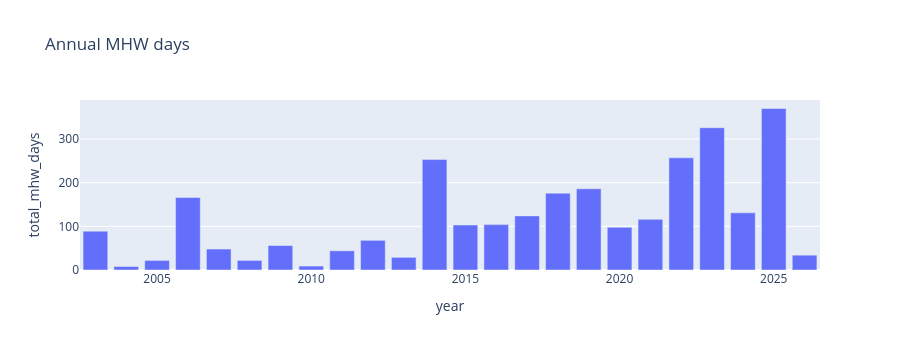

Notebook source saved alongside this figure:
### Code cell
fig = px.bar(mhw_annual, x="year", y="total_mhw_days", title="Annual MHW days")
fig.update_layout(height=350)
fig.show()

### Figure 1 — Plotly figure (JSON) as saved in the notebook; plotly's stock layout.template omitted (floating-point values rounded to 4 significant figures)
{"data": [{"hovertemplate": "year=%{x}<br>total_mhw_days=%{y}<extra></extra>", "legendgroup": "", "marker": {"color": "#636efa", "pattern": {"shape": ""}}, "name": "", "orientation": "v", "showlegend": false, "textposition": "auto", "type": "bar", "x": [2003, 2004, 2005, 2006, 2007, 2008, 2009, 2010, 2011, 2012, 2013, 2014, 2015, 2016, 2017, 2018, 2019, 2020, 2021, 2022, 2023, 2024, 2025, 2026], "xaxis": "x", "y": [89, 8, 22, 166, 48, 22, 56, 9, 44, 68, 29, 253, 103, 104, 124, 176, 186, 98, 116, 257, 326, 131, 370, 34], "yaxis": "y"}], "layout": {"barmode": "relative", "height": 350, "legend": {"tracegroupgap": 0}, "title": {"text": "Annual MHW days"}, "xaxis": {"anchor": "y", "domain": [0, 1], "title": {"text": "year"}}, "yaxis": {"anchor": "x", "domain": [0, 1], "title": {"text": "total_mhw_days"}}}}
